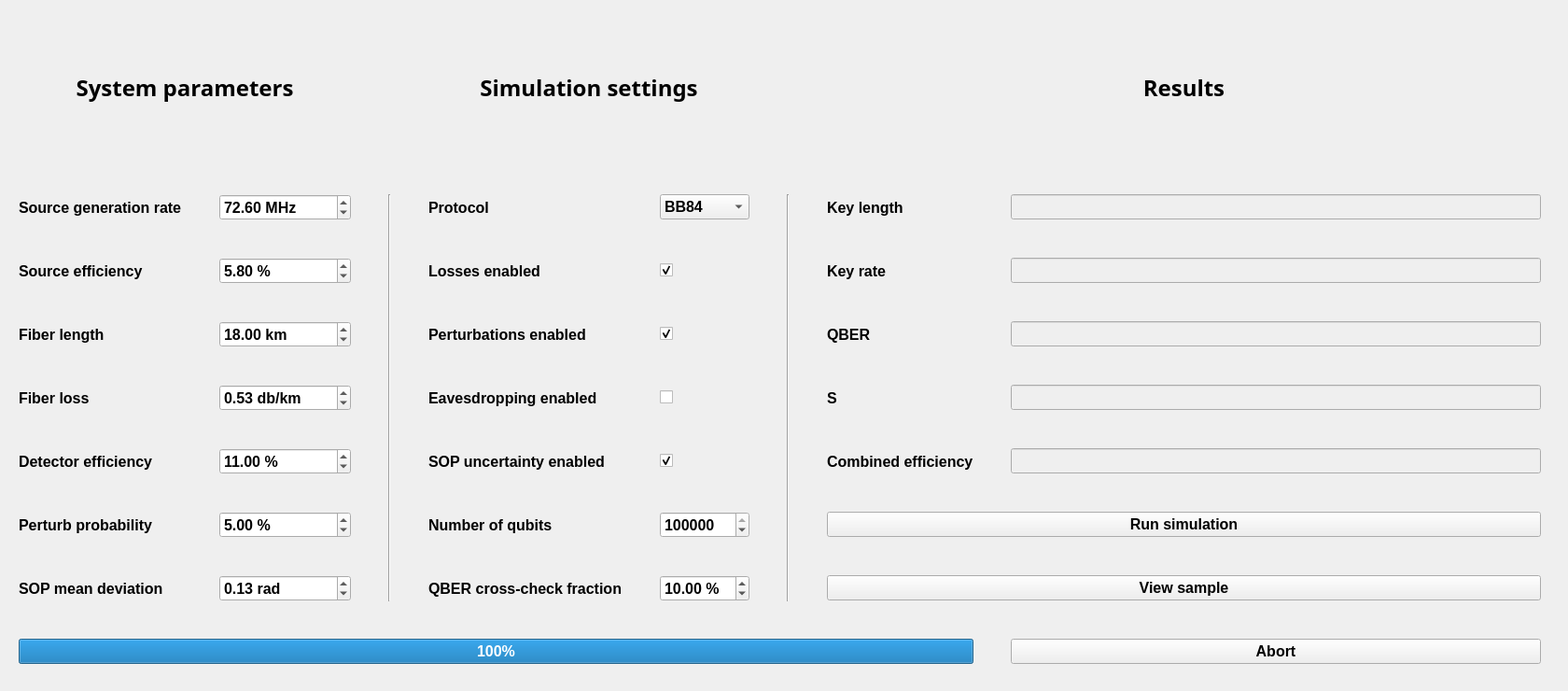
    <widget class="QWidget" name="tab">
     <attribute name="title">
      <string>Single simulation</string>
     </attribute>
     <widget class="QWidget" name="gridLayoutWidget">
      <property name="geometry">
       <rect>
        <x>0</x>
        <y>0</y>
        <width>1671</width>
        <height>731</height>
       </rect>
      </property>
      <property name="font">
       <font>
        <pointsize>12</pointsize>
       </font>
      </property>
      <layout class="QGridLayout" name="gridLayout">
       <property name="leftMargin">
        <number>20</number>
       </property>
       <property name="topMargin">
        <number>20</number>
       </property>
       <property name="rightMargin">
        <number>20</number>
       </property>
       <property name="bottomMargin">
        <number>20</number>
       </property>
       <property name="spacing">
        <number>40</number>
       </property>
       <item row="6" column="3">
        <widget class="QLabel" name="label_12">
         <property name="font">
          <font>
           <pointsize>12</pointsize>
           <weight>75</weight>
           <bold>true</bold>
          </font>
         </property>
         <property name="toolTip">
          <string>&lt;html&gt;&lt;head/&gt;&lt;body&gt;&lt;p&gt;The number of qubits to use for the simulation.&lt;/p&gt;&lt;/body&gt;&lt;/html&gt;</string>
         </property>
         <property name="text">
          <string>Number of qubits</string>
         </property>
        </widget>
       </item>
       <item row="5" column="7">
        <widget class="QLineEdit" name="lossProbability">
         <property name="enabled">
          <bool>false</bool>
         </property>
         <property name="font">
          <font>
           <pointsize>12</pointsize>
           <weight>75</weight>
           <bold>true</bold>
          </font>
         </property>
         <property name="toolTip">
          <string>&lt;html&gt;&lt;head/&gt;&lt;body&gt;&lt;p&gt;The combined efficiency of source, fiber and detector.&lt;/p&gt;&lt;/body&gt;&lt;/html&gt;</string>
         </property>
        </widget>
       </item>
       <item row="6" column="4">
        <widget class="QSpinBox" name="numberOfQubits">
         <property name="font">
          <font>
           <pointsize>12</pointsize>
           <weight>75</weight>
           <bold>true</bold>
          </font>
         </property>
         <property name="toolTip">
          <string>&lt;html&gt;&lt;head/&gt;&lt;body&gt;&lt;p&gt;The number of qubits to use for the simulation.&lt;/p&gt;&lt;/body&gt;&lt;/html&gt;</string>
         </property>
         <property name="minimum">
          <number>1000</number>
         </property>
         <property name="maximum">
          <number>999999999</number>
         </property>
         <property name="singleStep">
          <number>10</number>
         </property>
         <property name="value">
          <number>1000000</number>
         </property>
        </widget>
       </item>
       <item row="1" column="7">
        <widget class="QLineEdit" name="finalKeyLength">
         <property name="enabled">
          <bool>false</bool>
         </property>
         <property name="font">
          <font>
           <pointsize>12</pointsize>
           <weight>75</weight>
           <bold>true</bold>
          </font>
         </property>
         <property name="toolTip">
          <string>&lt;html&gt;&lt;head/&gt;&lt;body&gt;&lt;p&gt;The length of the final key produced.&lt;/p&gt;&lt;/body&gt;&lt;/html&gt;</string>
         </property>
        </widget>
       </item>
       <item row="5" column="6">
        <widget class="QLabel" name="label_19">
         <property name="font">
          <font>
           <pointsize>12</pointsize>
           <weight>75</weight>
           <bold>true</bold>
          </font>
         </property>
         <property name="toolTip">
          <string>&lt;html&gt;&lt;head/&gt;&lt;body&gt;&lt;p&gt;The combined efficiency of source, fiber and detector.&lt;/p&gt;&lt;/body&gt;&lt;/html&gt;</string>
         </property>
         <property name="text">
          <string>Combined efficiency</string>
         </property>
        </widget>
       </item>
       <item row="2" column="6">
        <widget class="QLabel" name="label_15">
         <property name="font">
          <font>
           <pointsize>12</pointsize>
           <weight>75</weight>
           <bold>true</bold>
          </font>
         </property>
         <property name="toolTip">
          <string>&lt;html&gt;&lt;head/&gt;&lt;body&gt;&lt;p&gt;The achieved key generation rate of the simulation.&lt;/p&gt;&lt;/body&gt;&lt;/html&gt;</string>
         </property>
         <property name="text">
          <string>Key rate</string>
         </property>
        </widget>
       </item>
       <item row="1" column="5" rowspan="7">
        <widget class="Line" name="line_3">
         <property name="font">
          <font>
           <pointsize>12</pointsize>
          </font>
         </property>
         <property name="orientation">
          <enum>Qt::Vertical</enum>
         </property>
        </widget>
       </item>
       <item row="3" column="4">
        <widget class="QCheckBox" name="perturbationsEnabled">
         <property name="font">
          <font>
           <pointsize>12</pointsize>
          </font>
         </property>
         <property name="toolTip">
          <string>&lt;html&gt;&lt;head/&gt;&lt;body&gt;&lt;p&gt;Enable or disable random perturbations, e.g. perturb probability is zero if disabled.&lt;/p&gt;&lt;/body&gt;&lt;/html&gt;</string>
         </property>
         <property name="text">
          <string/>
         </property>
         <property name="checked">
          <bool>true</bool>
         </property>
        </widget>
       </item>
       <item row="5" column="0">
        <widget class="QLabel" name="label_20">
         <property name="font">
          <font>
           <pointsize>12</pointsize>
           <weight>75</weight>
           <bold>true</bold>
          </font>
         </property>
         <property name="toolTip">
          <string>&lt;html&gt;&lt;head/&gt;&lt;body&gt;&lt;p&gt;The efficiency of the detector.&lt;/p&gt;&lt;/body&gt;&lt;/html&gt;</string>
         </property>
         <property name="text">
          <string>Detector efficiency</string>
         </property>
        </widget>
       </item>
       <item row="1" column="2" rowspan="7">
        <widget class="Line" name="line_2">
         <property name="font">
          <font>
           <pointsize>12</pointsize>
          </font>
         </property>
         <property name="orientation">
          <enum>Qt::Vertical</enum>
         </property>
        </widget>
       </item>
       <item row="1" column="0">
        <widget class="QLabel" name="label_4">
         <property name="font">
          <font>
           <pointsize>12</pointsize>
           <weight>75</weight>
           <bold>true</bold>
          </font>
         </property>
         <property name="toolTip">
          <string>The generation rate of the quantum source before losses.</string>
         </property>
         <property name="text">
          <string>Source generation rate</string>
         </property>
        </widget>
       </item>
       <item row="3" column="3">
        <widget class="QLabel" name="label_11">
         <property name="font">
          <font>
           <pointsize>12</pointsize>
           <weight>75</weight>
           <bold>true</bold>
          </font>
         </property>
         <property name="toolTip">
          <string>&lt;html&gt;&lt;head/&gt;&lt;body&gt;&lt;p&gt;Enable or disable random perturbations, e.g. perturb probability is zero if disabled.&lt;/p&gt;&lt;/body&gt;&lt;/html&gt;</string>
         </property>
         <property name="text">
          <string>Perturbations enabled</string>
         </property>
        </widget>
       </item>
       <item row="7" column="1">
        <widget class="QDoubleSpinBox" name="generationUncertainty">
         <property name="enabled">
          <bool>true</bool>
         </property>
         <property name="font">
          <font>
           <pointsize>12</pointsize>
           <weight>75</weight>
           <bold>true</bold>
          </font>
         </property>
         <property name="toolTip">
          <string>&lt;html&gt;&lt;head/&gt;&lt;body&gt;&lt;p&gt;The mean deviation of each qubit from the desired state of polarisation (SOP). This emulates imperfect state preperation and drift compensation.&lt;/p&gt;&lt;/body&gt;&lt;/html&gt;</string>
         </property>
         <property name="suffix">
          <string> rad</string>
         </property>
         <property name="maximum">
          <double>7.000000000000000</double>
         </property>
         <property name="singleStep">
          <double>0.100000000000000</double>
         </property>
         <property name="value">
          <double>0.130000000000000</double>
         </property>
        </widget>
       </item>
       <item row="1" column="4">
        <widget class="QComboBox" name="protocolDropdown">
         <property name="font">
          <font>
           <pointsize>12</pointsize>
           <weight>75</weight>
           <bold>true</bold>
          </font>
         </property>
         <property name="toolTip">
          <string>&lt;html&gt;&lt;head/&gt;&lt;body&gt;&lt;p&gt;Which protocol to use for the simulation.&lt;/p&gt;&lt;/body&gt;&lt;/html&gt;</string>
         </property>
         <item>
          <property name="text">
           <string>BB84</string>
          </property>
         </item>
         <item>
          <property name="text">
           <string>B92</string>
          </property>
         </item>
         <item>
          <property name="text">
           <string>E91</string>
          </property>
         </item>
         <item>
          <property name="text">
           <string>BBM92</string>
          </property>
         </item>
        </widget>
       </item>
       <item row="4" column="3">
        <widget class="QLabel" name="label_7">
         <property name="font">
          <font>
           <pointsize>12</pointsize>
           <weight>75</weight>
           <bold>true</bold>
          </font>
         </property>
         <property name="toolTip">
          <string>&lt;html&gt;&lt;head/&gt;&lt;body&gt;&lt;p&gt;Enable or disable eavesdropping.&lt;/p&gt;&lt;/body&gt;&lt;/html&gt;</string>
         </property>
         <property name="text">
          <string>Eavesdropping enabled</string>
         </property>
        </widget>
       </item>
       <item row="4" column="1">
        <widget class="QDoubleSpinBox" name="fiberLoss">
         <property name="font">
          <font>
           <pointsize>12</pointsize>
           <weight>75</weight>
           <bold>true</bold>
          </font>
         </property>
         <property name="toolTip">
          <string>&lt;html&gt;&lt;head/&gt;&lt;body&gt;&lt;p&gt;The losses in the fiber per km.&lt;/p&gt;&lt;/body&gt;&lt;/html&gt;</string>
         </property>
         <property name="suffix">
          <string> db/km</string>
         </property>
         <property name="maximum">
          <double>100.000000000000000</double>
         </property>
         <property name="singleStep">
          <double>0.100000000000000</double>
         </property>
         <property name="value">
          <double>0.530000000000000</double>
         </property>
        </widget>
       </item>
       <item row="7" column="6" colspan="2">
        <widget class="QPushButton" name="viewSample">
         <property name="font">
          <font>
           <pointsize>12</pointsize>
           <weight>75</weight>
           <bold>true</bold>
          </font>
         </property>
         <property name="toolTip">
          <string>&lt;html&gt;&lt;head/&gt;&lt;body&gt;&lt;p&gt;Displays a sample of the quantum circuits created for a simulation.&lt;/p&gt;&lt;/body&gt;&lt;/html&gt;</string>
         </property>
         <property name="text">
          <string>View sample</string>
         </property>
        </widget>
       </item>
       <item row="4" column="4">
        <widget class="QCheckBox" name="eavesdroppingEnabled">
         <property name="font">
          <font>
           <pointsize>12</pointsize>
          </font>
         </property>
         <property name="toolTip">
          <string>&lt;html&gt;&lt;head/&gt;&lt;body&gt;&lt;p&gt;Enable or disable eavesdropping.&lt;/p&gt;&lt;/body&gt;&lt;/html&gt;</string>
         </property>
         <property name="text">
          <string/>
         </property>
        </widget>
       </item>
       <item row="7" column="0">
        <widget class="QLabel" name="label_6">
         <property name="font">
          <font>
           <pointsize>12</pointsize>
           <weight>75</weight>
           <bold>true</bold>
          </font>
         </property>
         <property name="toolTip">
          <string>&lt;html&gt;&lt;head/&gt;&lt;body&gt;&lt;p&gt;The mean deviation of each qubit from the desired state of polarisation (SOP). This emulates imperfect state preperation and drift compensation.&lt;/p&gt;&lt;/body&gt;&lt;/html&gt;</string>
         </property>
         <property name="text">
          <string>SOP mean deviation</string>
         </property>
        </widget>
       </item>
       <item row="0" column="0" colspan="2">
        <widget class="QLabel" name="label">
         <property name="font">
          <font>
           <family>Segoe UI Semibold</family>
           <pointsize>18</pointsize>
           <weight>75</weight>
           <italic>false</italic>
           <bold>true</bold>
          </font>
         </property>
         <property name="text">
          <string>System parameters</string>
         </property>
         <property name="alignment">
          <set>Qt::AlignCenter</set>
         </property>
        </widget>
       </item>
       <item row="2" column="4">
        <widget class="QCheckBox" name="lossesEnabled">
         <property name="font">
          <font>
           <pointsize>12</pointsize>
           <weight>50</weight>
           <bold>false</bold>
          </font>
         </property>
         <property name="mouseTracking">
          <bool>true</bool>
         </property>
         <property name="toolTip">
          <string>&lt;html&gt;&lt;head/&gt;&lt;body&gt;&lt;p&gt;Enable or disable all losses, e.g. source efficiency, fiber loss and detector efficiency are zero if disabled. Remember that since losses are normally very high (&amp;gt;90%) simulations take a long time with losses disabled.&lt;/p&gt;&lt;/body&gt;&lt;/html&gt;</string>
         </property>
         <property name="autoFillBackground">
          <bool>false</bool>
         </property>
         <property name="text">
          <string/>
         </property>
         <property name="checked">
          <bool>true</bool>
         </property>
        </widget>
       </item>
       <item row="3" column="6">
        <widget class="QLabel" name="label_17">
         <property name="font">
          <font>
           <pointsize>12</pointsize>
           <weight>75</weight>
           <bold>true</bold>
          </font>
         </property>
         <property name="toolTip">
          <string>&lt;html&gt;&lt;head/&gt;&lt;body&gt;&lt;p&gt;The quantum bit error rate (QBER) achieved in the simulation.&lt;/p&gt;&lt;/body&gt;&lt;/html&gt;</string>
         </property>
         <property name="text">
          <string>QBER</string>
         </property>
        </widget>
       </item>
       <item row="6" column="0">
        <widget class="QLabel" name="label_5">
         <property name="font">
          <font>
           <pointsize>12</pointsize>
           <weight>75</weight>
           <bold>true</bold>
          </font>
         </property>
         <property name="toolTip">
          <string>&lt;html&gt;&lt;head/&gt;&lt;body&gt;&lt;p&gt;The probability of a qubit having a random state when measured. This emulates uncompensated perturbations.&lt;/p&gt;&lt;/body&gt;&lt;/html&gt;</string>
         </property>
         <property name="text">
          <string>Perturb probability</string>
         </property>
        </widget>
       </item>
       <item row="7" column="3">
        <widget class="QLabel" name="label_13">
         <property name="font">
          <font>
           <pointsize>12</pointsize>
           <weight>75</weight>
           <bold>true</bold>
          </font>
         </property>
         <property name="toolTip">
          <string>&lt;html&gt;&lt;head/&gt;&lt;body&gt;&lt;p&gt;The fraction of the final key used to calculate the QBER.&lt;/p&gt;&lt;/body&gt;&lt;/html&gt;</string>
         </property>
         <property name="text">
          <string>QBER cross-check fraction</string>
         </property>
        </widget>
       </item>
       <item row="4" column="7">
        <widget class="QLineEdit" name="S">
         <property name="enabled">
          <bool>false</bool>
         </property>
         <property name="font">
          <font>
           <pointsize>12</pointsize>
           <weight>75</weight>
           <bold>true</bold>
          </font>
         </property>
         <property name="toolTip">
          <string>&lt;html&gt;&lt;head/&gt;&lt;body&gt;&lt;p&gt;The S statistic. Only applicable for the E91 protocol.&lt;/p&gt;&lt;/body&gt;&lt;/html&gt;</string>
         </property>
        </widget>
       </item>
       <item row="1" column="1">
        <widget class="QDoubleSpinBox" name="generationRate">
         <property name="font">
          <font>
           <pointsize>12</pointsize>
           <weight>75</weight>
           <bold>true</bold>
          </font>
         </property>
         <property name="toolTip">
          <string>&lt;html&gt;&lt;head/&gt;&lt;body&gt;&lt;p&gt;The generation rate of the quantum source before losses.&lt;/p&gt;&lt;/body&gt;&lt;/html&gt;</string>
         </property>
         <property name="toolTipDuration">
          <number>-1</number>
         </property>
         <property name="whatsThis">
          <string>Test</string>
         </property>
         <property name="suffix">
          <string> MHz</string>
         </property>
         <property name="maximum">
          <double>999999999999999.000000000000000</double>
         </property>
         <property name="value">
          <double>72.599999999999994</double>
         </property>
        </widget>
       </item>
       <item row="6" column="1">
        <widget class="QDoubleSpinBox" name="perturbProbability">
         <property name="font">
          <font>
           <pointsize>12</pointsize>
           <weight>75</weight>
           <bold>true</bold>
          </font>
         </property>
         <property name="toolTip">
          <string>&lt;html&gt;&lt;head/&gt;&lt;body&gt;&lt;p&gt;The probability of a qubit having a random state when measured. This emulates uncompensated perturbations.&lt;/p&gt;&lt;/body&gt;&lt;/html&gt;</string>
         </property>
         <property name="suffix">
          <string> %</string>
         </property>
         <property name="maximum">
          <double>100.000000000000000</double>
         </property>
         <property name="value">
          <double>5.000000000000000</double>
         </property>
        </widget>
       </item>
       <item row="4" column="6">
        <widget class="QLabel" name="label_18">
         <property name="font">
          <font>
           <pointsize>12</pointsize>
           <weight>75</weight>
           <bold>true</bold>
          </font>
         </property>
         <property name="toolTip">
          <string>&lt;html&gt;&lt;head/&gt;&lt;body&gt;&lt;p&gt;The S statistic. Only applicable for the E91 protocol.&lt;/p&gt;&lt;/body&gt;&lt;/html&gt;</string>
         </property>
         <property name="text">
          <string>S</string>
         </property>
        </widget>
       </item>
       <item row="6" column="6" colspan="2">
        <widget class="QPushButton" name="runButton">
         <property name="font">
          <font>
           <pointsize>12</pointsize>
           <weight>75</weight>
           <bold>true</bold>
          </font>
         </property>
         <property name="text">
          <string>Run simulation</string>
         </property>
        </widget>
       </item>
       <item row="5" column="4">
        <widget class="QCheckBox" name="generationUncertaintyEnabled">
         <property name="enabled">
          <bool>true</bool>
         </property>
         <property name="font">
          <font>
           <pointsize>12</pointsize>
          </font>
         </property>
         <property name="toolTip">
          <string>&lt;html&gt;&lt;head/&gt;&lt;body&gt;&lt;p&gt;Enable or disable uncertainty in the state of polarisation (SOP) of each qubit, e.g. SOP mean deviation is zero if disabled.&lt;/p&gt;&lt;/body&gt;&lt;/html&gt;</string>
         </property>
         <property name="text">
          <string/>
         </property>
         <property name="checked">
          <bool>true</bool>
         </property>
        </widget>
       </item>
       <item row="2" column="3">
        <widget class="QLabel" name="label_10">
         <property name="font">
          <font>
           <pointsize>12</pointsize>
           <weight>75</weight>
           <bold>true</bold>
          </font>
         </property>
         <property name="toolTip">
          <string>&lt;html&gt;&lt;head/&gt;&lt;body&gt;&lt;p&gt;Enable or disable all losses, e.g. source efficiency, fiber loss and detector efficiency are zero if disabled. Remember that since losses are normally very high (&amp;gt;90%) simulations take a long time with losses disabled.&lt;/p&gt;&lt;/body&gt;&lt;/html&gt;</string>
         </property>
         <property name="text">
          <string>Losses enabled</string>
         </property>
        </widget>
       </item>
       <item row="5" column="1">
        <widget class="QDoubleSpinBox" name="detectorLoss">
         <property name="font">
          <font>
           <pointsize>12</pointsize>
           <weight>75</weight>
           <bold>true</bold>
          </font>
         </property>
         <property name="toolTip">
          <string>&lt;html&gt;&lt;head/&gt;&lt;body&gt;&lt;p&gt;The efficiency of the detector.&lt;/p&gt;&lt;/body&gt;&lt;/html&gt;</string>
         </property>
         <property name="suffix">
          <string> %</string>
         </property>
         <property name="maximum">
          <double>100.000000000000000</double>
         </property>
         <property name="value">
          <double>11.000000000000000</double>
         </property>
        </widget>
       </item>
       <item row="3" column="1">
        <widget class="QDoubleSpinBox" name="fiberLength">
         <property name="font">
          <font>
           <pointsize>12</pointsize>
           <weight>75</weight>
           <bold>true</bold>
          </font>
         </property>
         <property name="toolTip">
          <string>&lt;html&gt;&lt;head/&gt;&lt;body&gt;&lt;p&gt;The length of the fiber used.&lt;/p&gt;&lt;/body&gt;&lt;/html&gt;</string>
         </property>
         <property name="suffix">
          <string> km</string>
         </property>
         <property name="maximum">
          <double>1000.000000000000000</double>
         </property>
         <property name="value">
          <double>18.000000000000000</double>
         </property>
        </widget>
       </item>
       <item row="1" column="3">
        <widget class="QLabel" name="label_8">
         <property name="font">
          <font>
           <pointsize>12</pointsize>
           <weight>75</weight>
           <bold>true</bold>
          </font>
         </property>
         <property name="toolTip">
          <string>&lt;html&gt;&lt;head/&gt;&lt;body&gt;&lt;p&gt;Which protocol to use for the simulation.&lt;/p&gt;&lt;/body&gt;&lt;/html&gt;</string>
         </property>
         <property name="text">
          <string>Protocol </string>
         </property>
        </widget>
       </item>
       <item row="3" column="7">
        <widget class="QLineEdit" name="QBER">
         <property name="enabled">
          <bool>false</bool>
         </property>
         <property name="font">
          <font>
           <pointsize>12</pointsize>
           <weight>75</weight>
           <bold>true</bold>
          </font>
         </property>
         <property name="toolTip">
          <string>&lt;html&gt;&lt;head/&gt;&lt;body&gt;&lt;p&gt;The quantum bit error rate (QBER) achieved in the simulation.&lt;/p&gt;&lt;/body&gt;&lt;/html&gt;</string>
         </property>
        </widget>
       </item>
       <item row="0" column="6" colspan="2">
        <widget class="QLabel" name="label_16">
         <property name="font">
          <font>
           <family>Segoe UI Semibold</family>
           <pointsize>18</pointsize>
           <weight>75</weight>
           <italic>false</italic>
           <bold>true</bold>
          </font>
         </property>
         <property name="text">
          <string>Results</string>
         </property>
         <property name="alignment">
          <set>Qt::AlignCenter</set>
         </property>
        </widget>
       </item>
       <item row="1" column="6">
        <widget class="QLabel" name="label_14">
         <property name="font">
          <font>
           <pointsize>12</pointsize>
           <weight>75</weight>
           <bold>true</bold>
          </font>
         </property>
         <property name="toolTip">
          <string>&lt;html&gt;&lt;head/&gt;&lt;body&gt;&lt;p&gt;The length of the final key produced.&lt;/p&gt;&lt;/body&gt;&lt;/html&gt;</string>
         </property>
         <property name="text">
          <string>Key length</string>
         </property>
        </widget>
       </item>
       <item row="5" column="3">
        <widget class="QLabel" name="uncertaintyEnabledLabel">
         <property name="enabled">
          <bool>true</bool>
         </property>
         <property name="font">
          <font>
           <pointsize>12</pointsize>
           <weight>75</weight>
           <bold>true</bold>
          </font>
         </property>
         <property name="toolTip">
          <string>&lt;html&gt;&lt;head/&gt;&lt;body&gt;&lt;p&gt;Enable or disable uncertainty in the state of polarisation (SOP) of each qubit, e.g. SOP mean deviation is zero if disabled.&lt;/p&gt;&lt;/body&gt;&lt;/html&gt;</string>
         </property>
         <property name="text">
          <string>SOP uncertainty enabled</string>
         </property>
        </widget>
       </item>
       <item row="7" column="4">
        <widget class="QDoubleSpinBox" name="crossCheckFraction">
         <property name="font">
          <font>
           <pointsize>12</pointsize>
           <weight>75</weight>
           <bold>true</bold>
          </font>
         </property>
         <property name="toolTip">
          <string>&lt;html&gt;&lt;head/&gt;&lt;body&gt;&lt;p&gt;The fraction of the final key used to calculate the QBER.&lt;/p&gt;&lt;/body&gt;&lt;/html&gt;</string>
         </property>
         <property name="suffix">
          <string> %</string>
         </property>
         <property name="maximum">
          <double>100.000000000000000</double>
         </property>
         <property name="value">
          <double>10.000000000000000</double>
         </property>
        </widget>
       </item>
       <item row="0" column="3" colspan="2">
        <widget class="QLabel" name="label_9">
         <property name="font">
          <font>
           <family>Segoe UI Semibold</family>
           <pointsize>18</pointsize>
           <weight>75</weight>
           <italic>false</italic>
           <bold>true</bold>
          </font>
         </property>
         <property name="text">
          <string>Simulation settings</string>
         </property>
         <property name="alignment">
          <set>Qt::AlignCenter</set>
         </property>
        </widget>
       </item>
       <item row="4" column="0">
        <widget class="QLabel" name="label_3">
         <property name="font">
          <font>
           <pointsize>12</pointsize>
           <weight>75</weight>
           <bold>true</bold>
          </font>
         </property>
         <property name="toolTip">
          <string>&lt;html&gt;&lt;head/&gt;&lt;body&gt;&lt;p&gt;The losses in the fiber per km.&lt;/p&gt;&lt;/body&gt;&lt;/html&gt;</string>
         </property>
         <property name="text">
          <string>Fiber loss</string>
         </property>
        </widget>
       </item>
       <item row="3" column="0">
        <widget class="QLabel" name="label_2">
         <property name="font">
          <font>
           <pointsize>12</pointsize>
           <weight>75</weight>
           <bold>true</bold>
          </font>
         </property>
         <property name="toolTip">
          <string>&lt;html&gt;&lt;head/&gt;&lt;body&gt;&lt;p&gt;The length of the fiber used.&lt;/p&gt;&lt;/body&gt;&lt;/html&gt;</string>
         </property>
         <property name="text">
          <string>Fiber length</string>
         </property>
        </widget>
       </item>
       <item row="2" column="7">
        <widget class="QLineEdit" name="keyGenerationRate">
         <property name="enabled">
          <bool>false</bool>
         </property>
         <property name="font">
          <font>
           <pointsize>12</pointsize>
           <weight>75</weight>
           <bold>true</bold>
          </font>
         </property>
         <property name="toolTip">
          <string>&lt;html&gt;&lt;head/&gt;&lt;body&gt;&lt;p&gt;The achieved key generation rate of the simulation.&lt;/p&gt;&lt;/body&gt;&lt;/html&gt;</string>
         </property>
        </widget>
       </item>
       <item row="2" column="0">
        <widget class="QLabel" name="label_21">
         <property name="font">
          <font>
           <pointsize>12</pointsize>
           <weight>75</weight>
           <bold>true</bold>
          </font>
         </property>
         <property name="toolTip">
          <string>&lt;html&gt;&lt;head/&gt;&lt;body&gt;&lt;p&gt;The efficiency of the source.&lt;/p&gt;&lt;/body&gt;&lt;/html&gt;</string>
         </property>
         <property name="text">
          <string>Source efficiency</string>
         </property>
        </widget>
       </item>
       <item row="2" column="1">
        <widget class="QDoubleSpinBox" name="sourceEfficiency">
         <property name="font">
          <font>
           <pointsize>12</pointsize>
           <weight>75</weight>
           <bold>true</bold>
          </font>
         </property>
         <property name="toolTip">
          <string>&lt;html&gt;&lt;head/&gt;&lt;body&gt;&lt;p&gt;The efficiency of the source.&lt;/p&gt;&lt;/body&gt;&lt;/html&gt;</string>
         </property>
         <property name="suffix">
          <string> %</string>
         </property>
         <property name="maximum">
          <double>100.000000000000000</double>
         </property>
         <property name="value">
          <double>5.800000000000000</double>
         </property>
        </widget>
       </item>
       <item row="8" column="0" colspan="7">
        <widget class="QProgressBar" name="progressBar">
         <property name="font">
          <font>
           <pointsize>12</pointsize>
           <weight>75</weight>
           <bold>true</bold>
          </font>
         </property>
         <property name="value">
          <number>100</number>
         </property>
        </widget>
       </item>
       <item row="8" column="7">
        <widget class="QPushButton" name="abortButtonSingle">
         <property name="enabled">
          <bool>true</bool>
         </property>
         <property name="font">
          <font>
           <pointsize>12</pointsize>
           <weight>75</weight>
           <bold>true</bold>
          </font>
         </property>
         <property name="text">
          <string>Abort</string>
         </property>
        </widget>
       </item>
      </layout>
     </widget>
    </widget>
